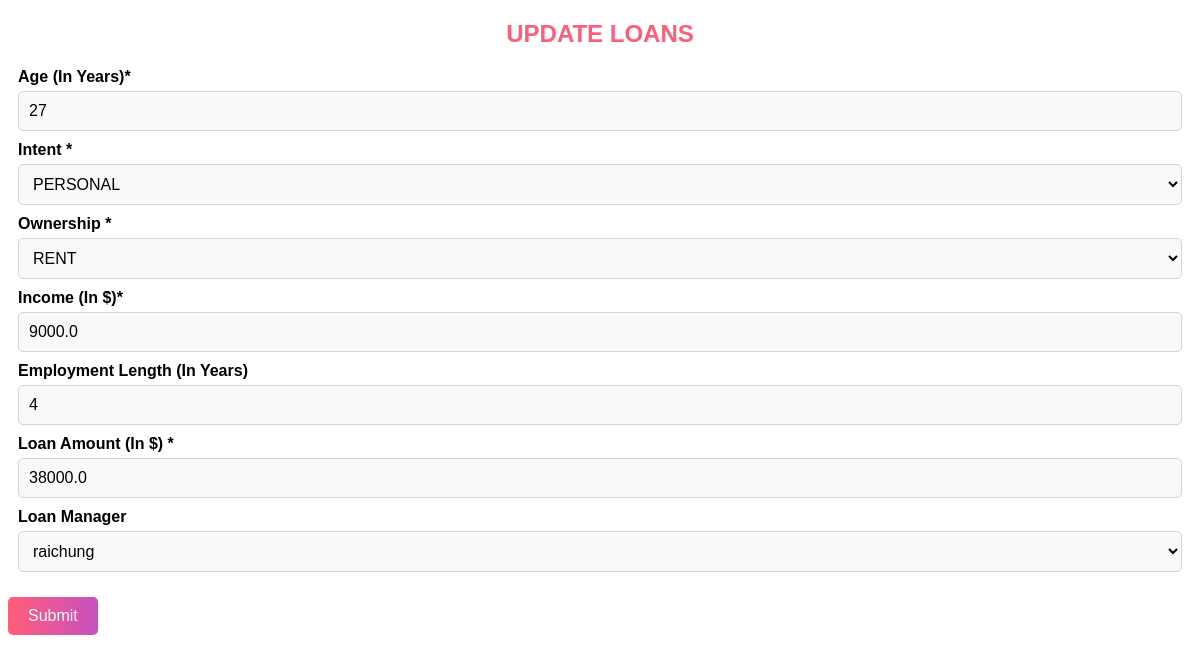
The page /loan/update/7/ (signed in) on the database its author committed.
### loan_approval/models.py (models this page shows)
class Loan(models.Model):
    OWNERSHIP_CHOICES = [('RENT','RENT'),
                         ('OWN','OWN'),
                         ('MORTGAGE','MORTGAGE'),
                         ('OTHER','OTHER')
                         ]
    INTENTIONS = [('PERSONAL','PERSONAL'),
                  ('EDUCATION','EDUCATION'),
                  ('MEDICAL','MEDICAL'),
                  ('VENTURE','VENTURE'),
                  ('HOMEIMPROVEMENT','HOMEIMPROVEMENT'),
                  ('DEBTCONSOLIDATION','DEBTCONSOLIDATION')
                  ]
    home_ownership = models.CharField(max_length=10,choices=OWNERSHIP_CHOICES)
    emp_length = models.PositiveIntegerField(validators=[MinValueValidator(0),
                                       MaxValueValidator(43)])
    loan_amount = models.FloatField(validators=[MinValueValidator(0.0),
                                       MaxValueValidator(40000.0)])
    person_age = models.PositiveIntegerField(validators=[MinValueValidator(18),
                                       MaxValueValidator(110)])
    income = models.FloatField(validators=[MinValueValidator(1000.0),
                                       MaxValueValidator(7000000.0)])
    loan_intent = models.CharField(max_length=20,choices=INTENTIONS)
    applicant_details = models.ForeignKey(Applicant, on_delete=models.CASCADE)
    managed_by = models.ForeignKey(Employee, on_delete=models.SET_NULL, null=True)

### loan_approval/views.py (the view, shortened to what this page needs)
# urls.py: path('loan/update/<int:id>/',update_loan_request, name='loan_update'),
@login_required(login_url=reverse_lazy('loan_approval:user_login'))
def update_loan_request(request,id):
    if request.method =="GET":
        obj = get_object_or_404(Loan, id=id)
        form = LoanRequestModelForm(request.GET or None, instance = obj)
        return render(request, 'loan_approval/loan_update.html',{"form":form})

### loan_approval/forms.py (shortened to what this page needs)
class LoanRequestModelForm(forms.ModelForm):
    class Meta:
        model = Loan
        exclude = ['applicant_details',]

### loan_approval/models.py (called while the page is built)
    def __str__(self):
        return f'{self.employee.username}'

### loan_approval/templates/loan_approval/loan_update.html (shortened to what this page needs)
{% load static %}
<!DOCTYPE html>
<html lang="en">
<head>
    <link rel="stylesheet" href="{% static 'css/loan_request.css' %}" >
</head>
<body>
    {% if not user.is_staff %}
        <form method="post">
            <h2>UPDATE LOANS</h2>
                <div class="form-group">
                <label for="age">Age (In Years)*</label>
                {{form.person_age}}
            </div>
            <div class="form-group">
                <label for="intent">Intent *</label>
                {{form.loan_intent}}
            </div>
            <div class="form-group">
                <label for="ownership">Ownership *</label>
                {{form.home_ownership}}
            </div>
            <div class="form-group">
                <label for="income">Income (In $)*</label>
                {{form.income}}
            </div>
            <div class="form-group">
                <label for="employment-length">Employment Length (In Years)</label>
                {{form.emp_length}}
            </div>
            <div class="form-group">
                <label for="loan-amount">Loan Amount (In $) *</label>
                {{form.loan_amount}}
            </div>
            <div class="form-group">
                <label for="additional-info">Loan Manager</label>
                {{form.managed_by}}
            </div>
            <input type="submit" value="Submit">
        </form>
        {% else %}
<h3>Employee or Super User cannot update the record</h3>
{% endif %}
</body>
</html>

### static/css/loan_request.css (style rules this page uses)
* { font-family: "Poppins", sans-serif; }
h2 { text-align: center; color: #ff5e78; }
.form-group { display: flex; flex-direction: column; margin: 10px; }
label { font-weight: bold; margin-bottom: 5px; }
input[type="number"], select, textarea { padding: 10px; border: 1px solid lightgray; border-radius: 5px; font-size: 16px; background-color: #f9f9f9; }
input[type="submit"] { padding: 10px 20px; margin-top: 15px; background: linear-gradient(to right, #ff5e78, #c850c0); color: #ffffff; border: none; border-radius: 5px; font-size: 16px; cursor: pointer; align-self: center; transition: background-color 0.3s ease; }

### rows shown on the page
Loan: person_age "27", loan_intent "PERSONAL", home_ownership "RENT", income "9000.0", emp_length "4", loan_amount "38000.0", managed_by "raichung"
